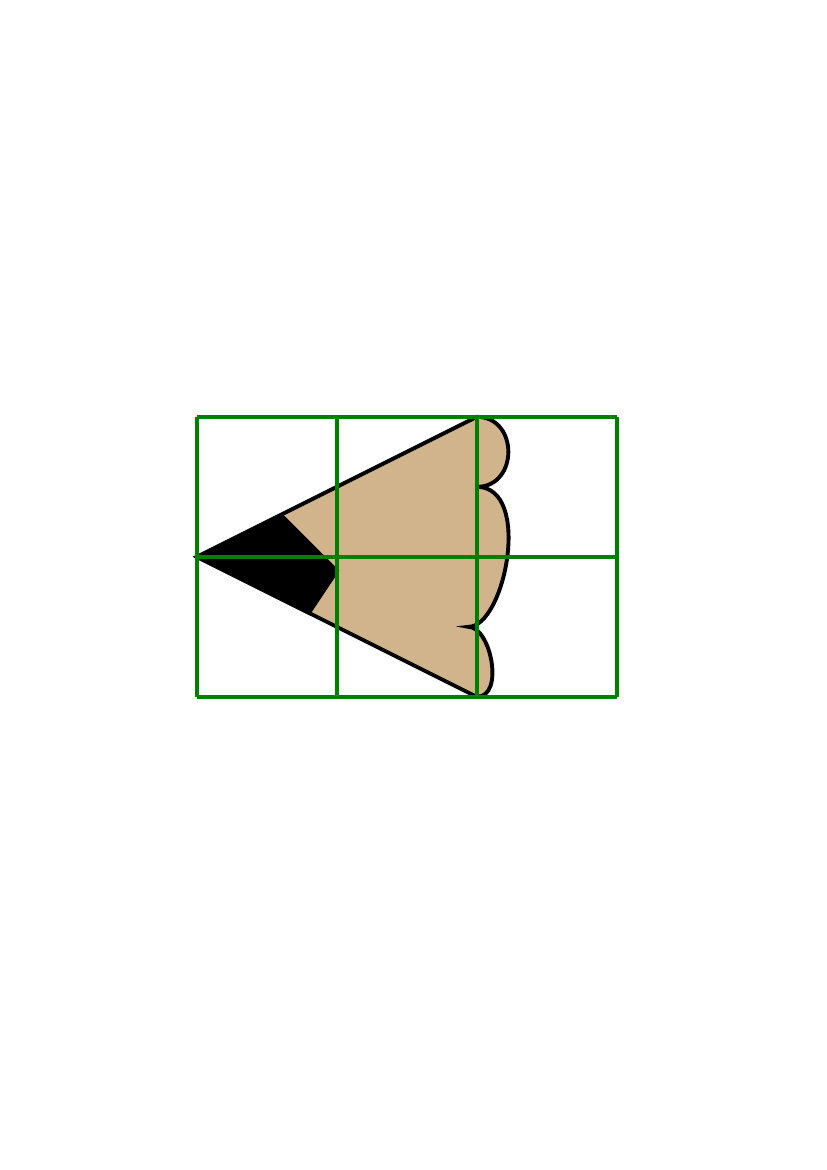

Python code for this plot:
from reportlab.pdfgen.canvas import Canvas
from reportlab.lib.units import inch, cm
from reportlab.lib.pagesizes import A4
from reportlab.lib.colors import tan, black, green


def translate(canvas):
    canvas.translate(dx=5*cm, dy=12*cm)


def scale(canvas):
    canvas.scale(x=1.0, y=1.0)


def pencitltip(canvas, debug):
    u = 1*inch/10.0
    canvas.setLineWidth(width=4)
    if debug is True:
        canvas.scale(x=2.8, y=2.8)
        canvas.setLineWidth(width=1)

    # Desenho do Lápis
    canvas.setStrokeColor(aColor=black)  # Cor do traço
    canvas.setFillColor(aColor=tan)  # cor do preenchimento
    p = canvas.beginPath()  # Inicia caminho do desenho
    p.moveTo(x=10*u, y=0)  # Posiciona o início
    p.lineTo(x=0, y=5*u)  # Desenhe uma linha até a coordenada x, y
    p.lineTo(x=10*u, y=10*u)  # Desenha a linha até a coordenada x, y
    p.curveTo(x1=11.5*u, y1=10*u, x2=11.5*u, y2=7.5*u, x3=10*u, y3=7.5*u)  # desenhe uma curva até
    p.curveTo(x1=12.0*u, y1=7.5*u, x2=11*u, y2=2.5*u, x3=9.7*u, y3=2.5*u)
    p.curveTo(x1=10.5*u, y1=2.5*u, x2=11*u, y2=0*u, x3=10*u, y3=0*u)
    canvas.drawPath(aPath=p, stroke=1, fill=1)  # Desenha o caminho feito por p, com traço e preenchimento

    canvas.setFillColor(black)
    p = canvas.beginPath()
    p.moveTo(x=0, y=5*u)
    p.lineTo(x=4*u, y=3*u)
    p.lineTo(x=5*u, y=4.5*u)
    p.lineTo(x=3*u, y=6.5*u)
    canvas.drawPath(aPath=p, stroke=1, fill=1)  # Desenha o caminho feito por p, com traço e preenchimento

    if debug is True:
        canvas.setStrokeColor(aColor=green)
        canvas.grid(xlist=[0, 5*u, 10*u, 15*u], ylist=[0, 5*u, 10*u])


if __name__ == "__main__":
    pdf = Canvas(filename="penciltip.pdf", pagesize=A4)
    translate(pdf)
    scale(pdf)
    pencitltip(pdf, debug=True)
    pdf.showPage()
    pdf.save()
